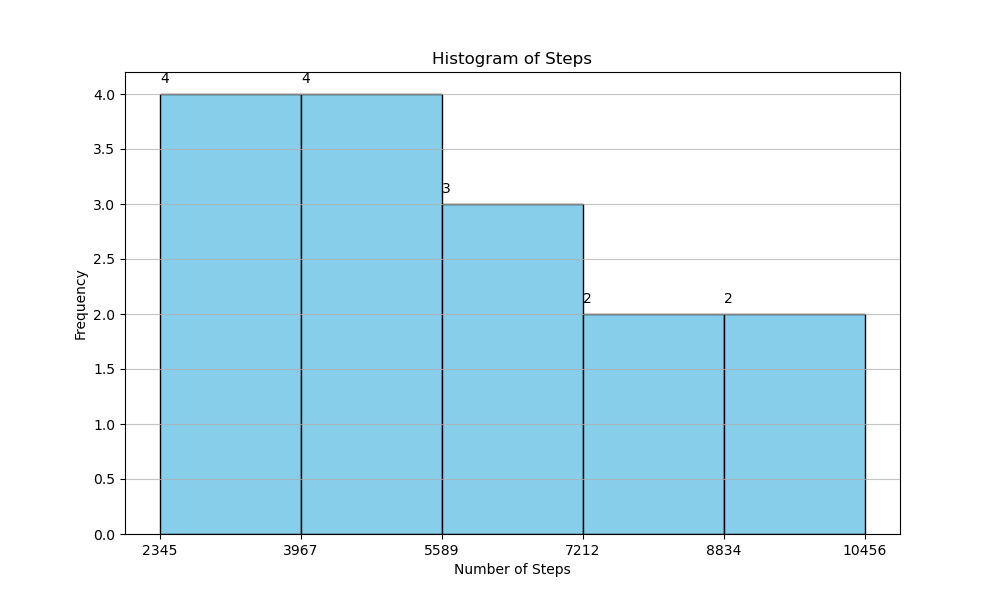

This chart was generated by the following Python code:

import matplotlib.pyplot as plt

# Given table data
data = [
    {'Date': '2023-01-01', 'Steps': 3248},
    {'Date': '2023-01-02', 'Steps': 5680},
    {'Date': '2023-01-03', 'Steps': 8321},
    {'Date': '2023-01-04', 'Steps': 4376},
    {'Date': '2023-01-05', 'Steps': 6592},
    {'Date': '2023-01-06', 'Steps': 2891},
    {'Date': '2023-01-07', 'Steps': 9864},
    {'Date': '2023-01-08', 'Steps': 2345},
    {'Date': '2023-01-09', 'Steps': 5432},
    {'Date': '2023-01-10', 'Steps': 6571},
    {'Date': '2023-01-11', 'Steps': 7832},
    {'Date': '2023-01-12', 'Steps': 4984},
    {'Date': '2023-01-13', 'Steps': 3204},
    {'Date': '2023-01-14', 'Steps': 10456},
    {'Date': '2023-01-15', 'Steps': 4352}
]

# Extract the 'Steps' from the data
steps = [entry['Steps'] for entry in data]

# Set up the plot
plt.figure(figsize=(10, 6))  # Set the size of the figure

# Plot histogram
n, bins, patches = plt.hist(steps, bins=5, color='skyblue', edgecolor='black')

# Add title and labels
plt.title('Histogram of Steps')
plt.xlabel('Number of Steps')
plt.ylabel('Frequency')

# Customize x-axis ticks to represent the actual range of 'Steps'
plt.xticks(bins)

# Annotate the frequency on top of each bar
for i in range(len(patches)):
    plt.text(patches[i].xy[0], patches[i].get_height() + 0.1, str(int(patches[i].get_height())), ha='left')

# Add a grid for better readability
plt.grid(axis='y', alpha=0.75)

# Display plot
plt.show()
